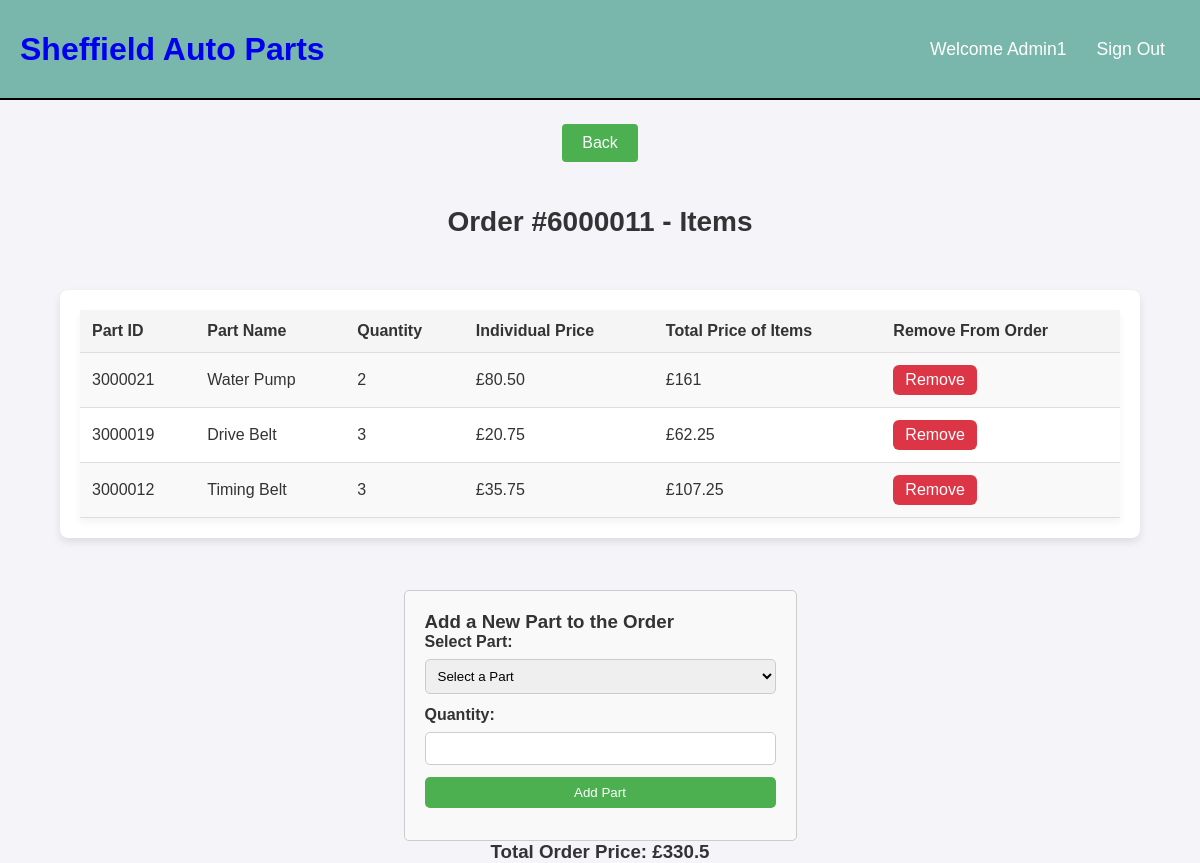
The page /view_order_content.php?order_id=6000011 (signed in) on the database its author committed.
### tables this page shows
CREATE TABLE `users` (
  `user_id` int(11) NOT NULL,
  `username` varchar(50) NOT NULL,
  `password` varchar(255) NOT NULL,
  `email` varchar(99) NOT NULL,
  `role` varchar(20) NOT NULL,
  `active` tinyint(1) DEFAULT 1
);

CREATE TABLE `order_items` (
  `order_item_id` int(11) NOT NULL,
  `order_id` int(11) NOT NULL,
  `part_id` int(11) NOT NULL,
  `order_quantity` int(11) NOT NULL,
  `order_price` decimal(10,2) NOT NULL
);

CREATE TABLE `parts` (
  `part_id` int(11) NOT NULL,
  `part_name` varchar(100) NOT NULL,
  `description` varchar(255) NOT NULL,
  `genre` varchar(30) NOT NULL,
  `manufacturer` varchar(100) NOT NULL,
  `unit_price` decimal(10,2) NOT NULL,
  `quantity_in_stock` int(11) NOT NULL,
  `reorder_level` int(11) NOT NULL,
  `supplier_id` int(11) NOT NULL,
  `branch_id` int(11) DEFAULT NULL
);

### include/functions.php (called while the page is built, shortened)
<?php
function check_login($con){
  if(isset($_SESSION['user_id'])){
    $users_id = $_SESSION['user_id'];
    $check_login_query = "SELECT * FROM users WHERE user_id = '$users_id'";
    $logged_in_result = mysqli_query($con,$check_login_query);
    if($logged_in_result && mysqli_num_rows($logged_in_result) === 1){
      $user_data = mysqli_fetch_assoc($logged_in_result);
      return $user_data;
    }
  }
}
?>

### include/init.php (called while the page is built, shortened)
<?php
include('include/connection.php');
include('include/functions.php');
$user_data = check_login($con);
?>

### view_order_content.php (the view, shortened to what this page needs)
<?php
include('include/init.php');
$order_id = $_GET['order_id'] ?? null;
$sql = "SELECT
            order_items.order_item_id,
            order_items.order_id,
            order_items.part_id,
            order_items.order_quantity,
            order_items.order_price,
            parts.part_name,
            parts.unit_price
        FROM
            order_items
        LEFT JOIN
            parts
        ON
            order_items.part_id = parts.part_id
        WHERE
            order_items.order_id = ?";
$stmt = $con->prepare($sql);
$stmt->bind_param('i', $order_id);
$stmt->execute();
$result = $stmt->get_result();
$total_order_price = 0;
?>
<!DOCTYPE html>
<html lang="en">
<head>
    <link rel="stylesheet" href="style/base.css">
    <link rel="stylesheet" href="style/tablelist.css">
</head>
<body>
    <?php include('include/header.php'); ?>
    <div class="page-container">
        <div class="back-button-container">
            <a href="view_orders.php" class="back-btn">Back</a>
        </div>
        <h2 class="page-title">Order #<?php echo htmlspecialchars($order_id); ?> - Items</h2>
        <div class="table-container">
            <table class="inventory-list">
                <thead>
                    <tr>
                        <th>Part ID</th>
                        <th>Part Name</th>
                        <th>Quantity</th>
                        <th>Individual Price</th>
                        <th>Total Price of Items</th>
                        <th>Remove From Order</th>
                    </tr>
                </thead>
                <tbody>
                    <?php
                    if ($result && $result->num_rows > 0) {
                        while ($row = $result->fetch_assoc()) {
                            $total_price = $row['order_quantity'] * $row['unit_price'];
                            $total_order_price += $total_price;
                            echo "<tr>";
                            echo "<td>" . htmlspecialchars($row['part_id']) . "</td>";
                            echo "<td>" . htmlspecialchars($row['part_name']) . "</td>";
                            echo "<td>" . htmlspecialchars($row['order_quantity']) . "</td>";
                            echo "<td>£" . htmlspecialchars($row['unit_price']) . "</td>";
                            echo "<td>£" . htmlspecialchars($total_price) . "</td>"; ?>
                            <td>
                                <form method="POST" action="">
                                    <button type="submit" name="remove_part" class="remove-btn">Remove</button>
                                </form>
                            </td>
                            <?php
                            echo "</tr>";
                        }
                    } else {
                        echo "<tr><td colspan='6'>No items found for this order.</td></tr>";
                    }
                    ?>
                </tbody>
            </table>
        </div>
        <div class="add-part-form">
            <h3>Add a New Part to the Order</h3>
            <form method="POST">
                <label for="part_id">Select Part:</label>
                <select name="part_id" id="part_id" required>
                    <option value="" disabled selected>Select a Part</option>
                </select>
                <label for="order_quantity">Quantity:</label>
                <input type="number" name="order_quantity" id="order_quantity" required min="1">
                <button type="submit" name="add_part">Add Part</button>
            </form>
        </div>
        <div class="total-price">
            <h3>Total Order Price: £<?php echo htmlspecialchars($total_order_price); ?></h3>
        </div>
    </div>
</body>
</html>

### include/header.php
<link rel="stylesheet" href="style/header.css">
<header>
  <div class="logo">
  <h1 class="logo-text">
    <a href="home.php">
      <span>Sheffield</span> Auto Parts
    </a>
  </h1>
</div>
<ul class="navbar">
  <li><a href="home.php">Welcome <?php echo htmlspecialchars($user_data['username']); ?></a></li>
  <li><a href="logout.php">Sign Out</a></li>
</ul>
</header>

### style/base.css (style rules this page uses)
* { font-family: 'Poppins', sans-serif; margin: 0; padding: 0; box-sizing: border-box; text-decoration: none; }
body { background-color: #f9f9f9; min-height: 100vh; }
.page-container { min-height: 75vh; width: 100%; background-position: center; background-size: cover; position: relative; display: flex; flex-direction: column; margin: 0 auto; padding-top: 0px; justify-content: center; align-items: center; }
.page-title { margin-top: 20px; font-size: 24px; margin-bottom: 20px; text-align: center; }
.back-button-container { margin-bottom: 20px; text-align: center; }
.back-btn { background-color: #4CAF50; border: none; color: white; padding: 10px 20px; text-align: center; text-decoration: none; display: inline-block; font-size: 16px; margin: 4px 2px; cursor: pointer; border-radius: 4px; }

### style/tablelist.css (style rules this page uses)
* { font-family: 'Poppins', sans-serif; margin: 0; padding: 0; box-sizing: border-box; text-decoration: none; }
body { background-color: #f4f4f9; color: #333; }
.page-container { min-height: auto; width: 100%; position: relative; display: flex; flex-direction: column; padding-top: 20px; margin: 0 auto; align-items: center; }
.page-title { margin-top: 20px; margin-bottom: 20px; font-size: 28px; font-weight: 600; text-align: center; color: #333; }
.table-container { background-color: #fff; width: 90%; max-width: 1600px; padding: 1.25rem; border-radius: 8px; margin: 2rem auto; box-shadow: 0 4px 8px rgba(0, 0, 0, 0.1); overflow-x: auto; }
.inventory-list { width: 100%; border-collapse: collapse; background-color: #fff; box-shadow: 0 4px 8px rgba(0, 0, 0, 0.05); }
.inventory-list thead { background-color: #f5f5f5; }
.inventory-list th, .inventory-list td { padding: 12px; text-align: left; border-bottom: 1px solid #ddd; }
.inventory-list th { font-weight: bold; background-color: #f5f5f5; color: #333; }
.inventory-list tbody tr { background-color: #fff; }
.inventory-list tbody tr:nth-child(odd) { background-color: #f9f9f9; }
.add-part-form { margin-top: 20px; padding: 20px; border: 1px solid #ccc; background-color: #f9f9f9; border-radius: 5px; }
.add-part-form label { display: block; margin-bottom: 8px; font-weight: bold; }
.add-part-form input, .add-part-form select, .add-part-form button { width: 100%; padding: 8px; margin-bottom: 12px; border: 1px solid #ccc; border-radius: 5px; }
.add-part-form button { background-color: #4CAF50; color: white; border: none; cursor: pointer; }
.remove-btn { display: inline-block; padding: 6px 12px; cursor: pointer; color: white; background-color: #dc3545; border: none; border-radius: 6px; font-size: 16px; transition: background-color 0.3s ease; }

### style/header.css (style rules this page uses)
header { background: #79B7AC; height: 100px; display: flex; justify-content: space-between; align-items: center; border-bottom: 2px solid black; color: white; padding: 0 20px; }
header .logo { max-height: 80px; display: flex; align-items: center; color: white; }
header .navbar { display: flex; align-items: center; }
header ul { margin: 20; padding: 20; list-style: none; display: flex; color: white; }
header ul li { position: relative; }
header ul li a { display: block; padding: 20px 15px; font-size: 1.1em; color: white; text-decoration: none; border-radius: 4px; }

### rows shown on the page
users: username "Admin1"
order_items: part "3000021", part.part_name "Water Pump", order_quantity "2", part.unit_price "80.50", order_quantity.unit_price "161"
order_items: part "3000019", part.part_name "Drive Belt", order_quantity "3", part.unit_price "20.75", order_quantity.unit_price "62.25"
order_items: part "3000012", part.part_name "Timing Belt", order_quantity "3", part.unit_price "35.75", order_quantity.unit_price "107.25"

### other values the page prints
$order_id "6000011"
$total_order_price "330.5"
